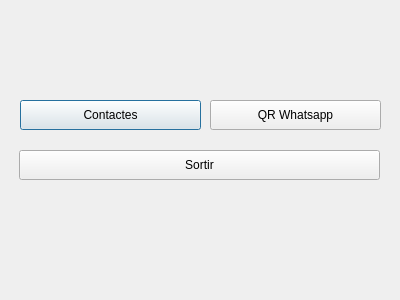
<?xml version="1.0" encoding="UTF-8"?>
<ui version="4.0">
 <class>Configuracio</class>
 <widget class="QDialog" name="Configuracio">
  <property name="geometry">
   <rect>
    <x>0</x>
    <y>0</y>
    <width>400</width>
    <height>300</height>
   </rect>
  </property>
  <property name="windowTitle">
   <string>Dialog</string>
  </property>
  <widget class="QPushButton" name="btoContactes">
   <property name="geometry">
    <rect>
     <x>20</x>
     <y>100</y>
     <width>181</width>
     <height>30</height>
    </rect>
   </property>
   <property name="text">
    <string>Contactes</string>
   </property>
  </widget>
  <widget class="QPushButton" name="btoQRWhatsapp">
   <property name="geometry">
    <rect>
     <x>210</x>
     <y>100</y>
     <width>171</width>
     <height>30</height>
    </rect>
   </property>
   <property name="text">
    <string>QR Whatsapp</string>
   </property>
  </widget>
  <widget class="QPushButton" name="btoSortir">
   <property name="geometry">
    <rect>
     <x>19</x>
     <y>150</y>
     <width>361</width>
     <height>30</height>
    </rect>
   </property>
   <property name="text">
    <string>Sortir</string>
   </property>
  </widget>
 </widget>
 <resources/>
 <connections/>
</ui>
